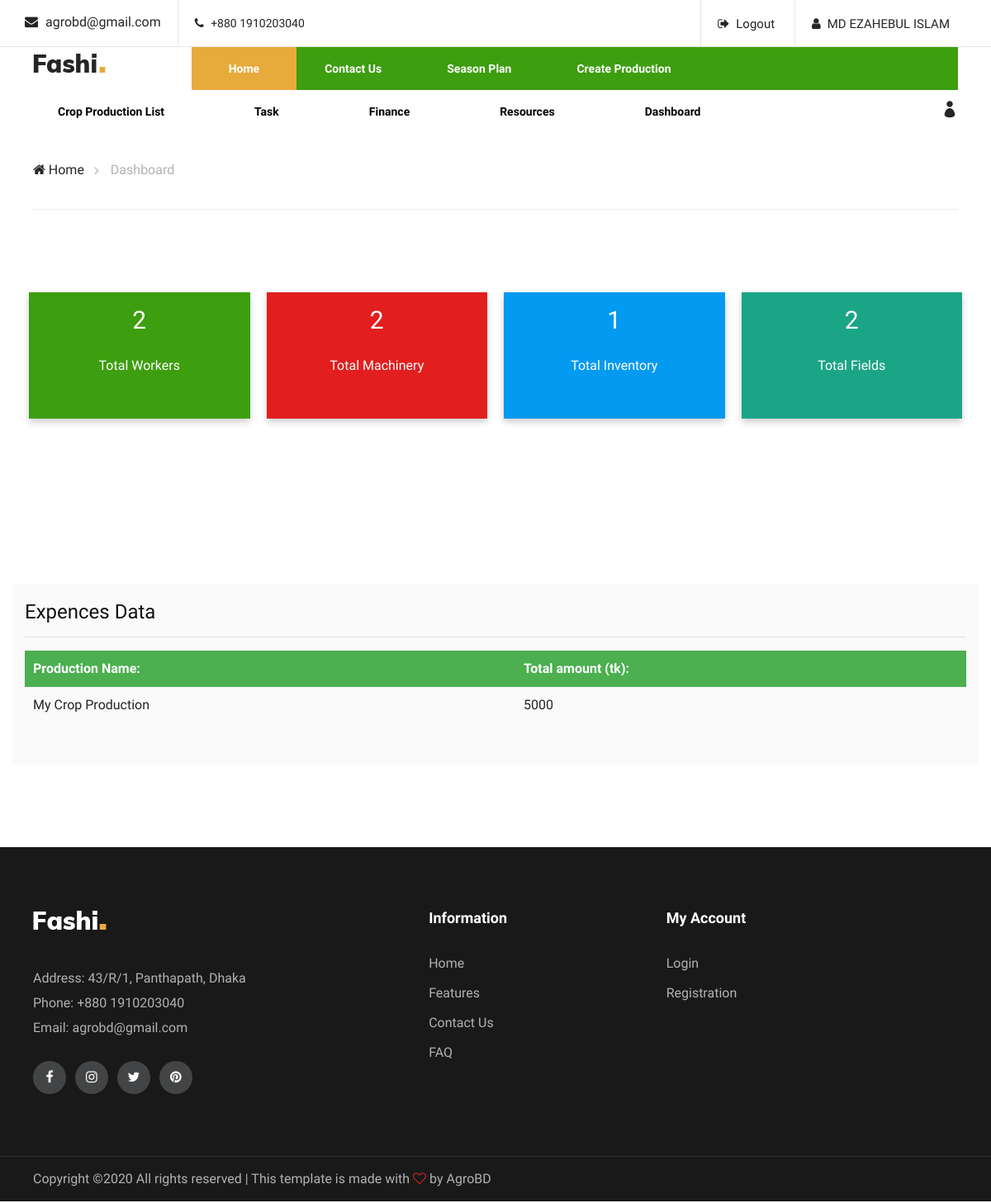
/dashboard.php (signed in), run on the app's committed database.
### tables this page shows
CREATE TABLE `expences` (
  `e_id` int(11) NOT NULL,
  `item_name` varchar(30) NOT NULL,
  `category` varchar(20) NOT NULL,
  `net_amount` int(11) NOT NULL,
  `invoice_no` varchar(20) NOT NULL,
  `date` date NOT NULL,
  `cropProduction_id` int(11) NOT NULL,
  `uid` int(11) NOT NULL,
  `created_date` timestamp NOT NULL DEFAULT current_timestamp() ON UPDATE current_timestamp()
);

CREATE TABLE `crop_productions` (
  `cropProduction_id` int(11) NOT NULL,
  `cropProduction_name` varchar(30) NOT NULL,
  `crop_name` varchar(30) NOT NULL,
  `location` varchar(50) NOT NULL,
  `uid` int(11) NOT NULL,
  `created_at` timestamp NOT NULL DEFAULT current_timestamp() ON UPDATE current_timestamp()
);

### dashboard.php (the view, shortened to what this page needs)
<?php include'includes/head.php';
include'includes/navbar.php';
$conn = connect();
$sql= "SELECT count(w_id) AS total FROM workers";
$result = $conn->query($sql);
$row = $result-> fetch_assoc();
$num_rows=$row['total'];
$sql= "SELECT count(m_id) AS total FROM machinery";
$result = $conn->query($sql);
$row = $result-> fetch_assoc();
$num_rows1=$row['total'];
$sql= "SELECT count(i_id) AS total FROM inventory";
$result = $conn->query($sql);
$row = $result-> fetch_assoc();
$num_rows2=$row['total'];
$sql= "SELECT count(f_id) AS total FROM fields";
$result = $conn->query($sql);
$row = $result-> fetch_assoc();
$num_rows3=$row['total'];
?>
</head>
<body>
    <div class="breacrumb-section">
        <div class="container">
            <div class="row">
                <div class="col-lg-12">
                    <div class="breadcrumb-text">
                        <a href="index.php"><i class="fa fa-home"></i> Home</a>
                        <span>Dashboard</span>
                    </div>
                </div>
            </div>
        </div>
    </div>
    <section class="homenav">
        <div class="container">
            <div class="row">
                <div class="col-lg-3 col-md-6 col-sm-12 column">
                    <div class="dCard card1">
                        <h3><?php echo $num_rows;?></h3><br>
                        <p>Total Workers</p>
                    </div>
                </div>
                <div class="col-lg-3 col-md-6 col-sm-12 column">
                    <div class="dCard card2">
                        <h3><?php echo $num_rows1;?></h3><br>
                        <p>Total Machinery</p>
                    </div>
                </div>
                <div class="col-lg-3 col-md-6 col-sm-12 column">
                    <div class="dCard card3">
                        <h3><?php echo $num_rows2;?></h3><br>
                        <p>Total Inventory</p>
                    </div>
                </div>
                <div class="col-lg-3 col-md-6 col-sm-12 column">
                    <div class="dCard card4">
                        <h3><?php echo $num_rows3;?></h3><br>
                        <p>Total Fields</p>
                    </div>
                </div>
            </div>
        </div>
    </section>
    <section class="homenav">
        <div class="container production_box">
            <h4>Expences Data</h4>
            <hr>
            <table id="example" class="display">
                <thead>
                    <tr>
                        <th>Production Name:</th>
                        <th>Total amount (tk):</th>
                    </tr>
                </thead>
                <tbody>
                    <?php
                    $sql= "SELECT * FROM expences as e, crop_productions as c WHERE e.cropProduction_id = c.cropProduction_id";
                    $result = $conn->query($sql);
                        while ($row = $result-> fetch_assoc()):
                    ?>
                    <tr>
                        <td><?php echo $row["cropProduction_name"]; ?></td>
                        <td><?php echo $row["net_amount"]; ?></td>
                    </tr>
                    <?php endwhile;?>
                </tbody>
            </table>
        </div>
    </section>
    <?php
include'includes/footer.php';?>
</body>
</html>

### css/style.css (style rules this page uses)
html, body { height: 100%; font-family: "Muli", sans-serif; -webkit-font-smoothing: antialiased; -moz-font-smoothing: antialiased; }
h1, h2, h3, h4, h5, h6 { margin: 0; color: #111111; font-weight: 400; font-family: "Muli", sans-serif; }
h3 { font-size: 30px; }
h4 { font-size: 24px; }
p { font-size: 16px; font-family: "Muli", sans-serif; color: #636363; font-weight: 400; line-height: 26px; margin: 0 0 15px 0; }
* { box-sizing: border-box; }
.homenav { padding-top: 100px; padding-bottom: 100px; }
.breadcrumb-text { border-bottom: 1px solid #ebebeb; padding: 15px 0; }
.breadcrumb-text a { display: inline-block; font-size: 16px; color: #252525; margin-right: 28px; position: relative; }
.breadcrumb-text a:after { position: absolute; right: -18px; top: 0px; content: ""; font-family: "FontAwesome"; font-size: 16px; color: #b2b2b2; }
.breadcrumb-text span { display: inline-block; color: #b2b2b2; }
table { border-collapse: collapse; width: 100%; }
.filter th, td { text-align: left; padding: 5px; }
.production_box { background-color: #FAFAFA; padding-top: 20px; padding-bottom: 50px; }
th, td { text-align: left; padding: 10px; }
th { background-color: #4CAF50; color: white; }
.fin_body_box img, p, a { padding-bottom: 20px; }
.column { float: left; width: 25%; padding: 0 10px; }
.row { margin: 0 -5px; }
.row:after { content: ""; display: table; clear: both; }
.dCard { box-shadow: 0 4px 8px 0 rgba(0, 0, 0, 0.2); padding: 16px; text-align: center; }
.dCard h3, p { color: white; }
.card1 { background-color: #3D9E0F; }
.card2 { background-color: #e21e1e; }
.card3 { background-color: #039af1; }
.card4 { background-color: #1ba587; }
@media only screen and (min-width: 1200px) { .container { max-width: 1170px; } }

### data on the page
expences: cropProduction.cropProduction_name "My Crop Production", net_amount "5000"

### other printed values
$_SESSION['name'] "MD EZAHEBUL ISLAM"
$num_rows "2"
$num_rows1 "2"
$num_rows2 "1"
$num_rows3 "2"
